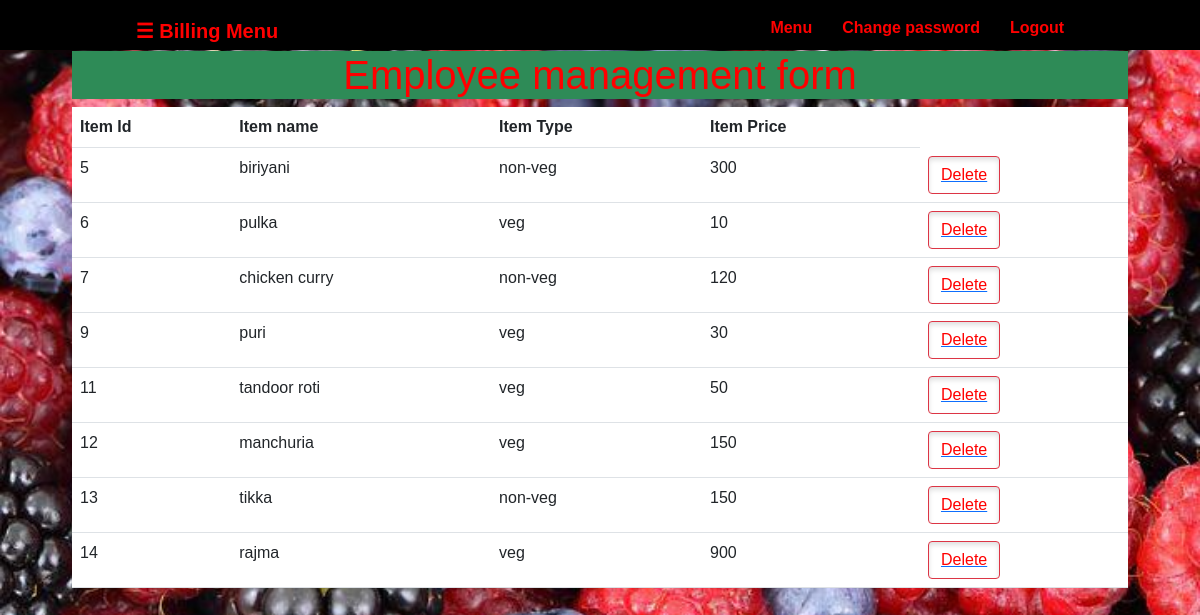
The app's page /project/menudis/ with its own data.
### food_billing_system_app/models.py (models this page shows, shortened)
class menu(models.Model):
	fname=models.CharField(max_length=100,null=True)
	ftype = models.CharField(max_length=100,null=True)
	cost = models.CharField(max_length=100,null=True)

### food_billing_system_app/views.py (the view)
# urls.py: path("menudis/",views.menudis,name="menudis"),
def menudis(request):
	data=menu.objects.all()
	return render(request,"menudis.html",{"data":data})

### food_billing_system_app/templates/menudis.html
{% extends "base1.html" %}
{% block foo %}
{% load static %}
<center>
<h1 style="background-color: seagreen; color: red;">Employee management form</h1>
<table class="table " style="background-color: white;">
			<tr>
				<th>Item Id</th>
				<th>Item name</th>
				<th>Item Type </th>
				<th>Item Price</th>
			</tr>
			{% for i in data %}
			<tr>
					<td>{{i.id}}</td>
					<td>{{i.fname}}</td>
					<td>{{i.ftype}}</td>
					<td>{{i.cost}}</td>
					<td><button class="btn btn-outline-danger btn-link"><a href="{% url 'delete1' i.id %}">Delete</a></button></td>
			</tr>
			{% endfor %}
		</table>
</center>
{% endblock %}

### food_billing_system_app/templates/base1.html (shortened to what this page needs)
{% load static %}
<!DOCTYPE html>
<html>
<head>
	<link href="https://cdn.jsdelivr.net/npm/bootstrap@5.0.2/dist/css/bootstrap.min.css" rel="stylesheet">
	<link rel="stylesheet" type="text/css" href="{% static 'css/index.css' %}">
</head>
<body id="BG" style="background-image: url('{% static 'img/d.jpg' %}');">
	<div class="header">
            <div class="innerhedder">
                <div class="logo">
                    <span style="color: red;font-size:20px;cursor:pointer" onclick="openNav()">&#9776; Billing Menu</span>
                </div>
                 <div class="headerlink">
                    <a href="{% url 'index' %}">Logout</a>
                </div>
                <div class="headerlink">
                    <a href="{% url 'change' %}">Change password</a>
                </div>
                <div class="headerlink">
                    <a href="{% url 'menudis' %}">Menu</a>
                </div>
            </div>
        </div>
<div class="container">
	{% block foo %}
{% endblock %}
</body>
</html>

### food_billing_system_app/static/css/index.css (style rules this page uses)
#BG { background-attachment: fixed; background-repeat: no-repeat; background-size: 100% 100%; }
body { margin: 0; padding: 0; font-family: sans-serif; }
a { text-decoration: none; background-color: transparent; color:red; }
.header { background-color:#000; color:#fff; border-color: #080808; min-height: 50px; border: 1px solid transparent; }
.innerhedder { width:80%; margin:auto; }
.logo { float: left; height: 50px; padding: 15px; font-size: 20px; font-weight: bold; }
.headerlink { float:right; font-size:14px; height: 50px; padding: 15px 15px; font-size:16px; font-weight: bold; }
button { color: #fff; background-color: #c9302c; border-color: #ac2925; box-shadow: inset 0 3px 5px rgba(0, 0, 0, .125); padding: 10px 16px; font-size: 18px; border-radius: 6px; }
.container { width:90%; margin:auto; overflow:hidden; }

### records on screen
menu: id "5", fname "biriyani", ftype "non-veg", cost "300"
menu: id "6", fname "pulka", ftype "veg", cost "10"
menu: id "7", fname "chicken curry", ftype "non-veg", cost "120"
menu: id "9", fname "puri", ftype "veg", cost "30"
menu: id "11", fname "tandoor roti", ftype "veg", cost "50"
menu: id "12", fname "manchuria", ftype "veg", cost "150"
menu: id "13", fname "tikka", ftype "non-veg", cost "150"
menu: id "14", fname "rajma", ftype "veg", cost "900"
